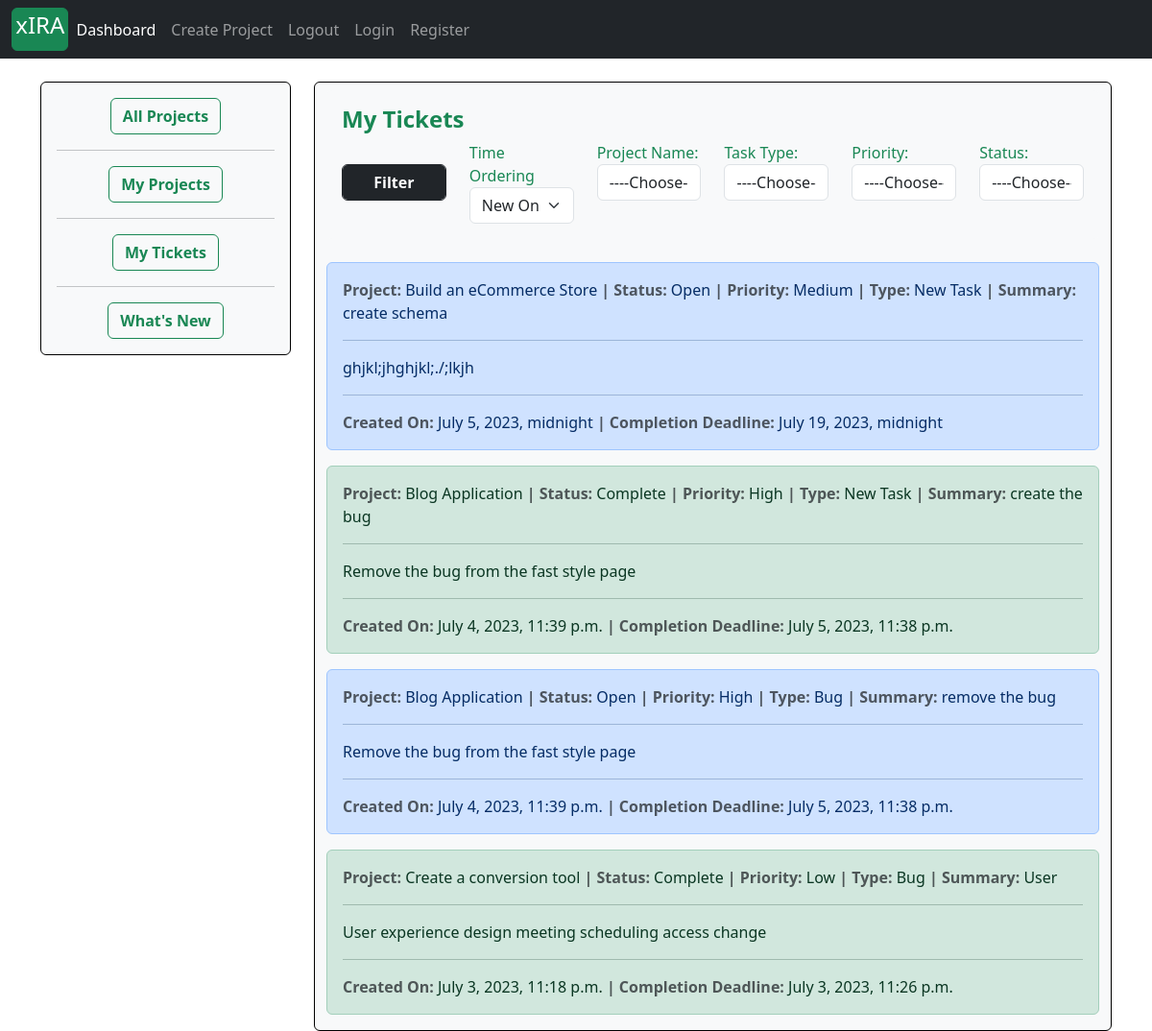
The app's page /ticket/see_ticket/ (signed in), older data.
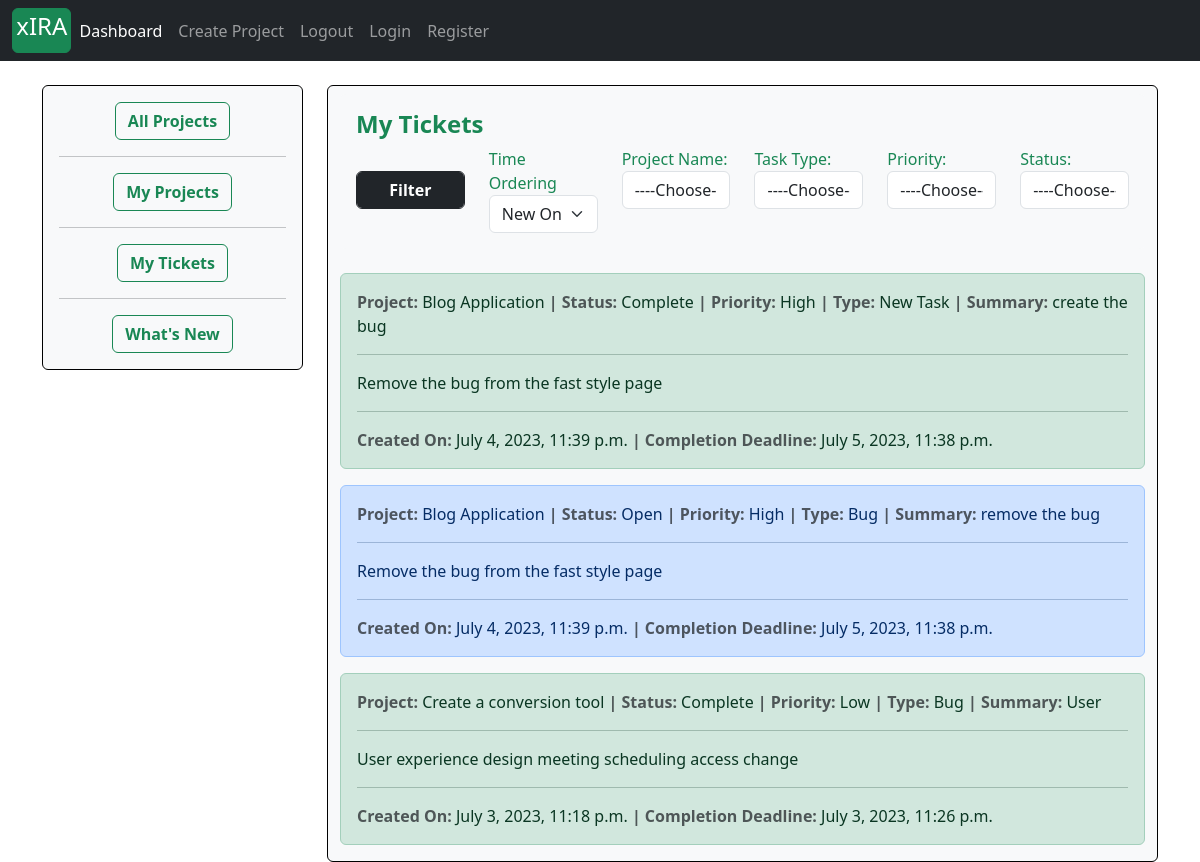
The same page, newer data.
### tickets/models.py (models this page shows, shortened)
class Task(models.Model):
    project       = models.ForeignKey(Project, on_delete=models.CASCADE)
    task_type     = models.CharField(max_length=30, choices = task_type_choices)
    short_summary = models.CharField(max_length=80)
    description   = models.TextField(max_length=500)
    assignee     = models.ForeignKey(Account, on_delete=models.CASCADE)
    status        = models.CharField(max_length=25, choices=status_field)
    priority      = models.CharField(max_length=25, choices=priority_field)
    start_date    = models.DateTimeField(auto_now_add=True)
    estimated_end_date = models.DateTimeField()
    def task_as_back_log(self):
        current_time = datetime.datetime.now().astimezone()
        estimated_end_date = self.estimated_end_date.astimezone()
        if self.status == 'Complete':
            return False
        if current_time >= estimated_end_date:
            self.status = 'Backlog'
            self.save()
            return True
        else:
            return False
    def get_status_choices(self):
        status = self.status
        if status == 'Open':
            return 'In progress', 'In progress'
        else:
            return 'Complete', 'Complete'

### projects/models.py (models this page shows)
class Project(models.Model):
    project_name         = models.CharField(max_length=30)
    project_description  = models.TextField(max_length=600, blank=True)
    project_category     = models.CharField(max_length=30, choices=choices)
    project_manager      =  models.ForeignKey(ProjectManager, on_delete=models.SET_NULL, null=True)
    assignees            =  models.ManyToManyField(Account)
    start_date           = models.DateTimeField(auto_now_add=True)
    estimated_end_date   = models.DateTimeField()
    def __str__(self):
        return self.project_name

### tickets/views.py (the view, shortened to what this page needs)
# urls.py: path('see_ticket/', views.user_manage_ticket, name='user_ticket_dashboard'),
def user_manage_ticket(request):
    user_object = Account.objects.get(id=request.user.id)
    projects = user_object.project_set.all()
    project_choice = [(project.id, project.project_name) for project in projects]
    all_task_query = Task.objects.filter(assignee__id=request.user.id)
    context = {
        'project_choice': project_choice,
        'status_choice': status_field,
        'task_type_choice': task_type_choices,
        'priority_choice': priority_field,
    }
    query_dic = request.GET
    if 'project_id' in query_dic:
        if query_dic['project_id'] != '' and len(all_task_query) > 0:
            all_task_query = all_task_query.filter(project__id=int(query_dic['project_id']))
    if 'task_type' in query_dic:
        if query_dic['task_type'] != '' and len(all_task_query) > 0:
            all_task_query = all_task_query.filter(task_type=query_dic['task_type'])
    if 'priority' in query_dic:
        if query_dic['priority'] != '' and len(all_task_query) > 0:
            all_task_query = all_task_query.filter(priority=query_dic['priority'])
    if 'status' in query_dic:
        if query_dic['status'] != '' and len(all_task_query) > 0:
            all_task_query = all_task_query.filter(status=query_dic['status'])
    all_task_query = all_task_query.order_by('-start_date')
    context['tickets'] = all_task_query
    return render(request, 'my_task_dashboard.html', context)

### projects/forms.py
class ProjectCreationForm(forms.ModelForm):
    class Meta:
        model = Project
        fields = ('project_name', 'project_category', 'project_description', 'estimated_end_date')
        widgets = {
            'project_name': forms.TextInput(attrs={'class': 'form-control',  }),
            'project_category': forms.Select(attrs={'class': 'form-control', }),
            'project_description': forms.Textarea(attrs={'class': 'form-control', 'rows':4, 'cols':15}),
        }

### projects/context_processors.py (called while the page is built)
def create_project_form(request):
    form = ProjectCreationForm()
    context = {
        'project_creation_form': form
    }
    return context

### templates/my_task_dashboard.html (shortened to what the changed rows need)
{% extends 'base.html' %}
{% block content %}
{% load tz %}
<div class="container mt-4">
	<div class="row">
<div class="col-lg">
	<div class="card  bg-light" style="border: 1px solid black;">
{% load tz %}
<div class="container mt-4">
	{% for task in tickets %}
	{% if task.status != 'Complete' %}
	<a class="nav-link" type="button"  data-bs-toggle="modal" data-bs-target="#{{task.id}}" style="text-decoration: none;">
	<div class="alert alert-{% if task.task_as_back_log %}danger{% elif task.status == 'Open' %}primary{% elif task.status == 'In Progress' %}info{% else %}success{% endif %}" role="alert">
		<strong class="text-muted"> Project: </strong>
		{{task.project}}
		<strong class="text-muted">| Status: </strong>
	    {{task.status|capfirst}}
	 	<strong class="text-muted">| Priority: </strong>
	    {{task.priority}}
		<strong class="text-muted">| Type: </strong>
	    {{task.task_type}}
		<strong class="text-muted">| Summary: </strong>
	    {{task.short_summary}}
	 	<hr>
	 	<p>{{task.description}}</p>
	 	<hr>
	<strong class="text-muted"> Created On: </strong>
	 {{task.start_date|timezone:"Asia/Kolkata"}}
	<strong class="text-muted">| Completion Deadline: </strong>
	 {{task.estimated_end_date|timezone:"Asia/Kolkata"}}
	</div>
	</a>
	{% else %}
	<div class="alert alert-{% if task.task_as_back_log %}danger{% elif task.status == 'Open' %}primary{% elif task.status == 'In Progress' %}info{% else %}success{% endif %}" role="alert">
		<strong class="text-muted"> Project: </strong>
		{{task.project}}
		<strong class="text-muted">| Status: </strong>
	    {{task.status|capfirst}}
	 	<strong class="text-muted">| Priority: </strong>
	    {{task.priority}}
		<strong class="text-muted">| Type: </strong>
	    {{task.task_type}}
		<strong class="text-muted">| Summary: </strong>
	    {{task.short_summary}}
	 	<hr>
	 	<p>{{task.description}}</p>
	 	<hr>
	<strong class="text-muted"> Created On: </strong>
	 {{task.start_date|timezone:"Asia/Kolkata"}}
	<strong class="text-muted">| Completion Deadline: </strong>
	 {{task.estimated_end_date|timezone:"Asia/Kolkata"}}
	</div>
	{% endif %}
	{% endfor %}
</div>
</div>
    </div>
</div>
</div>
{% endblock %}

Row changes from the older to the newer data that the page shows:
removed Task: project "Build an eCommerce Store", status "Open", priority "Medium", task_type "New Task", short_summary "create schema", description "ghjkl;jhghjkl;./;lkjh", start_date "July 5, 2023, midnight", estimated_end_date "July 19, 2023, midnight"
